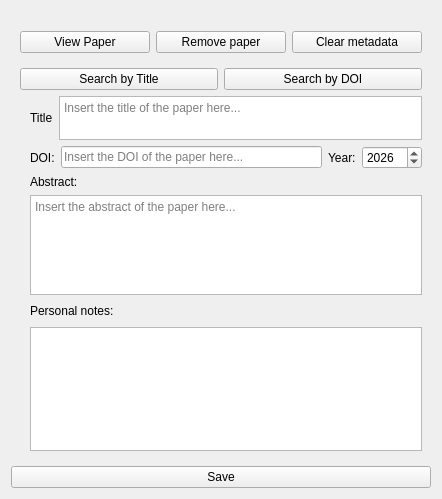
<?xml version="1.0" encoding="UTF-8"?>
<ui version="4.0">
 <class>paper_widget</class>
 <widget class="QWidget" name="paper_widget">
  <property name="geometry">
   <rect>
    <x>0</x>
    <y>0</y>
    <width>442</width>
    <height>499</height>
   </rect>
  </property>
  <property name="windowTitle">
   <string>PaperWidget</string>
  </property>
  <layout class="QVBoxLayout" name="verticalLayout_2">
   <item>
    <spacer name="horizontalSpacer">
     <property name="orientation">
      <enum>Qt::Horizontal</enum>
     </property>
     <property name="sizeHint" stdset="0">
      <size>
       <width>40</width>
       <height>20</height>
      </size>
     </property>
    </spacer>
   </item>
   <item>
    <layout class="QHBoxLayout" name="horizontalLayout_4">
     <property name="leftMargin">
      <number>9</number>
     </property>
     <property name="topMargin">
      <number>0</number>
     </property>
     <property name="rightMargin">
      <number>9</number>
     </property>
     <item>
      <widget class="QPushButton" name="view_pdf">
       <property name="text">
        <string>View Paper</string>
       </property>
      </widget>
     </item>
     <item>
      <widget class="QPushButton" name="rm_paper">
       <property name="text">
        <string>Remove paper</string>
       </property>
      </widget>
     </item>
     <item>
      <widget class="QPushButton" name="clear_btn">
       <property name="text">
        <string>Clear metadata</string>
       </property>
      </widget>
     </item>
    </layout>
   </item>
   <item>
    <widget class="QWidget" name="op_widget" native="true">
     <layout class="QVBoxLayout" name="verticalLayout">
      <item>
       <layout class="QHBoxLayout" name="horizontalLayout">
        <property name="topMargin">
         <number>0</number>
        </property>
        <item>
         <widget class="QPushButton" name="search_by_title">
          <property name="text">
           <string>Search by Title</string>
          </property>
         </widget>
        </item>
        <item>
         <widget class="QPushButton" name="search_by_doi">
          <property name="text">
           <string>Search by DOI</string>
          </property>
         </widget>
        </item>
       </layout>
      </item>
      <item>
       <layout class="QHBoxLayout" name="horizontalLayout_2">
        <property name="topMargin">
         <number>0</number>
        </property>
        <item>
         <widget class="QLabel" name="title_lbl">
          <property name="sizePolicy">
           <sizepolicy hsizetype="Preferred" vsizetype="Fixed">
            <horstretch>0</horstretch>
            <verstretch>0</verstretch>
           </sizepolicy>
          </property>
          <property name="minimumSize">
           <size>
            <width>0</width>
            <height>0</height>
           </size>
          </property>
          <property name="maximumSize">
           <size>
            <width>16777215</width>
            <height>16777215</height>
           </size>
          </property>
          <property name="text">
           <string>Title</string>
          </property>
          <property name="alignment">
           <set>Qt::AlignLeading|Qt::AlignLeft|Qt::AlignVCenter</set>
          </property>
          <property name="margin">
           <number>0</number>
          </property>
          <property name="indent">
           <number>10</number>
          </property>
         </widget>
        </item>
        <item>
         <widget class="QTextEdit" name="title_box">
          <property name="sizePolicy">
           <sizepolicy hsizetype="Expanding" vsizetype="Fixed">
            <horstretch>0</horstretch>
            <verstretch>0</verstretch>
           </sizepolicy>
          </property>
          <property name="minimumSize">
           <size>
            <width>0</width>
            <height>44</height>
           </size>
          </property>
          <property name="maximumSize">
           <size>
            <width>16777215</width>
            <height>44</height>
           </size>
          </property>
          <property name="inputMethodHints">
           <set>Qt::ImhMultiLine</set>
          </property>
          <property name="sizeAdjustPolicy">
           <enum>QAbstractScrollArea::AdjustIgnored</enum>
          </property>
          <property name="placeholderText">
           <string>Insert the title of the paper here...</string>
          </property>
         </widget>
        </item>
       </layout>
      </item>
      <item>
       <layout class="QHBoxLayout" name="horizontalLayout_3">
        <property name="topMargin">
         <number>0</number>
        </property>
        <item>
         <widget class="QLabel" name="doi_lbl">
          <property name="text">
           <string>DOI:</string>
          </property>
          <property name="margin">
           <number>0</number>
          </property>
          <property name="indent">
           <number>10</number>
          </property>
         </widget>
        </item>
        <item>
         <widget class="QLineEdit" name="doi_box">
          <property name="placeholderText">
           <string>Insert the DOI of the paper here...</string>
          </property>
         </widget>
        </item>
        <item>
         <widget class="QLabel" name="year_lbl">
          <property name="text">
           <string>Year:</string>
          </property>
         </widget>
        </item>
        <item>
         <widget class="QSpinBox" name="year_box">
          <property name="minimumSize">
           <size>
            <width>60</width>
            <height>0</height>
           </size>
          </property>
          <property name="maximumSize">
           <size>
            <width>80</width>
            <height>16777215</height>
           </size>
          </property>
          <property name="minimum">
           <number>1900</number>
          </property>
          <property name="maximum">
           <number>2050</number>
          </property>
          <property name="value">
           <number>2026</number>
          </property>
         </widget>
        </item>
       </layout>
      </item>
      <item>
       <layout class="QVBoxLayout" name="verticalLayout_3">
        <property name="topMargin">
         <number>0</number>
        </property>
        <item>
         <widget class="QLabel" name="abstract_lbl">
          <property name="text">
           <string>Abstract:</string>
          </property>
          <property name="indent">
           <number>10</number>
          </property>
         </widget>
        </item>
        <item>
         <layout class="QHBoxLayout" name="horizontalLayout_5">
          <property name="topMargin">
           <number>0</number>
          </property>
          <item>
           <spacer name="horizontalSpacer_2">
            <property name="orientation">
             <enum>Qt::Horizontal</enum>
            </property>
            <property name="sizeType">
             <enum>QSizePolicy::Fixed</enum>
            </property>
            <property name="sizeHint" stdset="0">
             <size>
              <width>10</width>
              <height>20</height>
             </size>
            </property>
           </spacer>
          </item>
          <item>
           <widget class="QTextEdit" name="abstract_box">
            <property name="sizePolicy">
             <sizepolicy hsizetype="Expanding" vsizetype="Fixed">
              <horstretch>0</horstretch>
              <verstretch>0</verstretch>
             </sizepolicy>
            </property>
            <property name="minimumSize">
             <size>
              <width>0</width>
              <height>100</height>
             </size>
            </property>
            <property name="maximumSize">
             <size>
              <width>16777215</width>
              <height>100</height>
             </size>
            </property>
            <property name="placeholderText">
             <string>Insert the abstract of the paper here...</string>
            </property>
           </widget>
          </item>
         </layout>
        </item>
       </layout>
      </item>
      <item>
       <layout class="QVBoxLayout" name="verticalLayout_5">
        <property name="topMargin">
         <number>0</number>
        </property>
        <item>
         <layout class="QHBoxLayout" name="horizontalLayout_8">
          <property name="topMargin">
           <number>0</number>
          </property>
          <item>
           <spacer name="horizontalSpacer_4">
            <property name="orientation">
             <enum>Qt::Horizontal</enum>
            </property>
            <property name="sizeType">
             <enum>QSizePolicy::Fixed</enum>
            </property>
            <property name="sizeHint" stdset="0">
             <size>
              <width>10</width>
              <height>20</height>
             </size>
            </property>
           </spacer>
          </item>
          <item>
           <widget class="QLabel" name="notes_lbl">
            <property name="text">
             <string>Personal notes:</string>
            </property>
            <property name="margin">
             <number>0</number>
            </property>
           </widget>
          </item>
         </layout>
        </item>
        <item>
         <layout class="QHBoxLayout" name="horizontalLayout_7">
          <property name="topMargin">
           <number>0</number>
          </property>
          <item>
           <spacer name="horizontalSpacer_3">
            <property name="orientation">
             <enum>Qt::Horizontal</enum>
            </property>
            <property name="sizeType">
             <enum>QSizePolicy::Fixed</enum>
            </property>
            <property name="sizeHint" stdset="0">
             <size>
              <width>10</width>
              <height>20</height>
             </size>
            </property>
           </spacer>
          </item>
          <item>
           <widget class="QTextEdit" name="notes_box"/>
          </item>
         </layout>
        </item>
       </layout>
      </item>
     </layout>
    </widget>
   </item>
   <item>
    <widget class="QPushButton" name="save_btn">
     <property name="text">
      <string>Save</string>
     </property>
    </widget>
   </item>
  </layout>
 </widget>
 <resources/>
 <connections/>
</ui>
